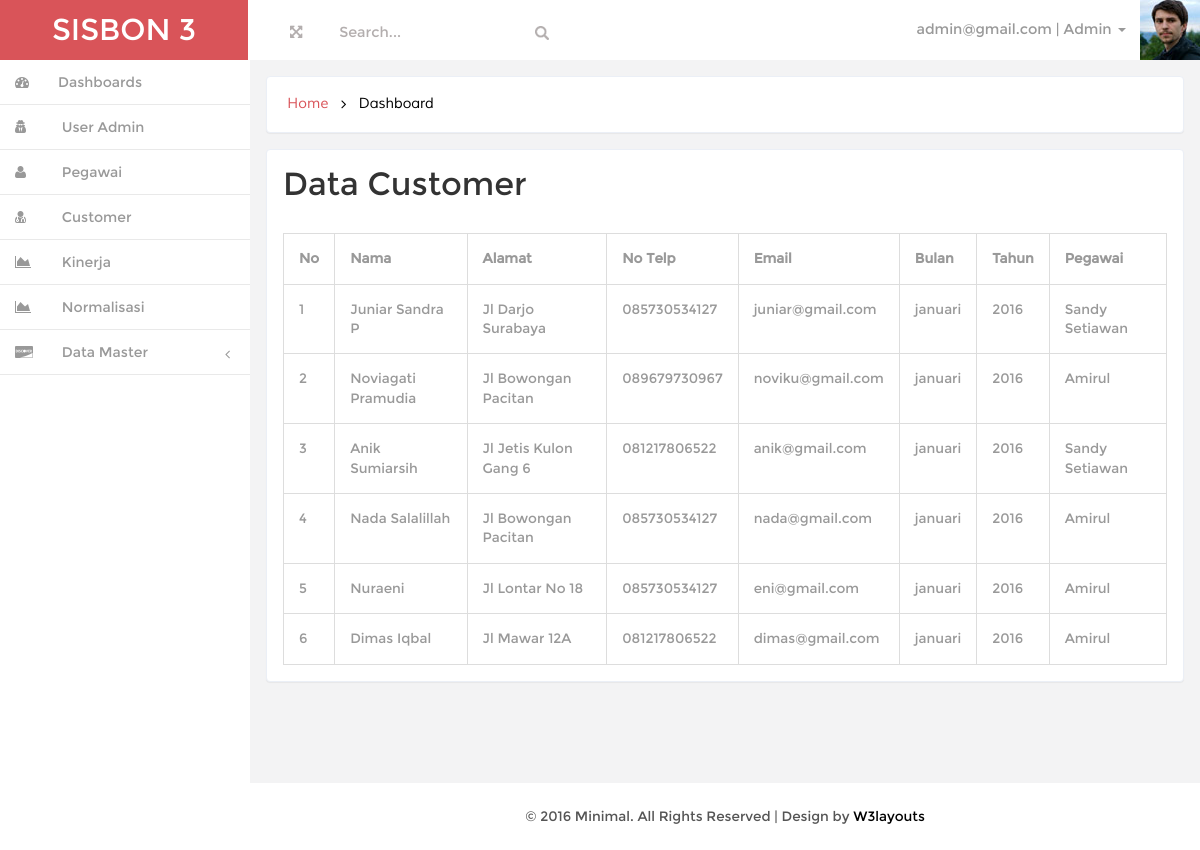
Before: /index.php?page=customer_all (signed in) with the older database file.
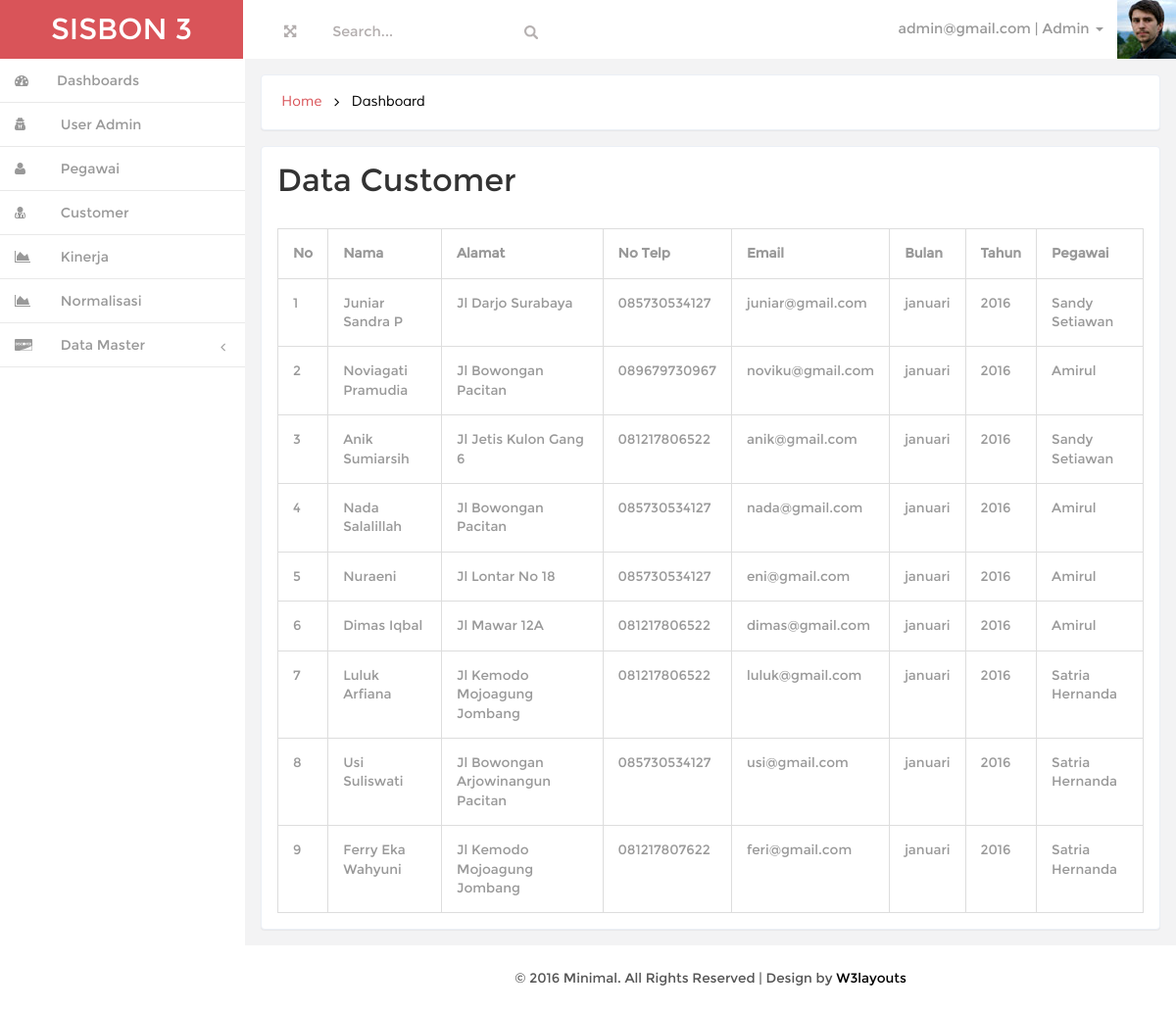
After: the same page with the newer database file.
### tables this page shows
CREATE TABLE IF NOT EXISTS `tbcustomer` (
  `id_customer` int(11) NOT NULL AUTO_INCREMENT,
  `id_pegawai` int(11) NOT NULL,
  `nama` varchar(100) NOT NULL,
  `no_telp` varchar(20) NOT NULL,
  `alamat` text NOT NULL,
  `email` varchar(50) NOT NULL,
  `password` varchar(50) NOT NULL,
  `tgl_input` date NOT NULL,
  `bulan` varchar(20) NOT NULL,
  `tahun` varchar(5) NOT NULL,
  PRIMARY KEY (`id_customer`)
);

CREATE TABLE IF NOT EXISTS `tbpegawai` (
  `id_pegawai` int(11) NOT NULL AUTO_INCREMENT,
  `nama` varchar(100) NOT NULL,
  `tgl_lahir` date NOT NULL,
  `no_telp` varchar(20) NOT NULL,
  `alamat` text NOT NULL,
  `tgl_masuk` date NOT NULL,
  `email` varchar(50) NOT NULL,
  `password` varchar(50) NOT NULL,
  PRIMARY KEY (`id_pegawai`)
);

### class/User.php (called while the page is built, shortened)
<?php
class User
{
    private $admin;
    public function __construct(){
        $admin = new Admin();
        $this->admin = $admin;
        $pegawai = new Pegawai();
        $customer = new Customer();
        if(isset($_SESSION['user_session']))
        {
            if($_SESSION['user_level']=='admin')
            {
                $this->getIdentitasAdmin();
            }
            elseif($_SESSION['user_level']=='pegawai')
            {
                $this->getIdentitasPegawai();
            }
            else
            {
                $this->getIdentitasCustomer();
            }
        }
    }
    public function getIdentitasAdmin()
    {
        $d = $this->admin->getById($_SESSION['user_session']);
        $this->nama_user = $d['nama'];
        $this->email_user = $d['email'];
    }
}

### class/Admin.php (called while the page is built, shortened)
<?php
class Admin implements BaseData
{
    private $conn;
    public function __construct()
    {
        $database = new Koneksi();
        $db = $database->dbKoneksi();
        $this->conn = $db;
    }
    public function getById($id)
    {
        $stmt = $this->conn->prepare("SELECT * FROM tbadmin WHERE id_admin=:uid_admin");
        $stmt->execute(array(':uid_admin'=>$id));
        $userRow=$stmt->fetch(PDO::FETCH_ASSOC);
        return $userRow;
    }
}

### session.php (called while the page is built, shortened)
<?php
$user = new User();

### class/Customer.php (called while the page is built, shortened)
<?php
class Customer implements BaseData
{
    private $conn;
    public function __construct()
    {
        $database = new Koneksi();
        $db = $database->dbKoneksi();
        $this->conn = $db;
    }
    public function getAll()
    {
        try
        {
            $stmt = $this->conn->prepare("SELECT * FROM tbcustomer");
            $stmt->execute();
            $rowCustomer = $stmt->fetchAll(PDO::FETCH_ASSOC);
            return $rowCustomer;
        }
        catch(PDOException $e)
        {
            echo $e->getMessage();
        }
    }
}

### class/Pegawai.php (called while the page is built, shortened)
<?php
class Pegawai implements BaseData
{
    private $conn;
    public function __construct()
    {
        $database = new Koneksi();
        $db = $database->dbKoneksi();
        $this->conn = $db;
    }
    public function getById($id)
    {
       try
       {
           $stmt = $this->conn->prepare("SELECT * FROM tbpegawai WHERE id_pegawai=$id");
           $stmt->execute();
           $rowPegawai = $stmt->fetch(PDO::FETCH_ASSOC);
           return $rowPegawai;
       }
       catch(PDOException $e)
       {
           echo $e->getMessage();
       }
    }
}

### page/customer_all.php (the view)
<?php
$model = new Customer();
$modelPeg = new Pegawai();
?>
<h3 class="head-top">Data Customer</h3>
<table class="table table-bordered table-responsive">
    <tr>
        <th>No</th>
        <th>Nama</th>
        <th>Alamat</th>
        <th>No Telp</th>
        <th>Email</th>
        <th>Bulan</th>
        <th>Tahun</th>
        <th>Pegawai</th>
    </tr>
    <?php
    $no=1;
    foreach($model->getAll() as $data){
        $dataPeg = $modelPeg->getById($data['id_pegawai']);
        ?>
        <tr>
            <td><?=$no++?></td>
            <td><?=$data['nama']?></td>
            <td><?=$data['alamat']?></td>
            <td><?=$data['no_telp']?></td>
            <td><?=$data['email']?></td>
            <td><?=$data['bulan']?></td>
            <td><?=$data['tahun']?></td>
            <td><?=$dataPeg['nama']?></td>
        </tr>
    <?php } ?>
</table>

### index.php (shortened to what this page needs)
<?php
require_once("session.php");
?>
<!DOCTYPE HTML>
<html>
<head>
<link href="css/bootstrap.min.css" rel='stylesheet' type='text/css' />
<link href="css/style.css" rel='stylesheet' type='text/css' />
<link href="css/font-awesome.css" rel="stylesheet">
<link href="css/custom.css" rel="stylesheet">
</head>
<body>
<div id="wrapper">
        <nav class="navbar-default navbar-static-top" role="navigation">
             <div class="navbar-header">
               <h1> <a class="navbar-brand" href="index.php">SISBON <?=SISBON_LEVEL_USER_CUSTOMER?></a></h1>
			   </div>
			 <div class=" border-bottom">
        	<div class="full-left">
        	  <section class="full-top">
				<button id="toggle"><i class="fa fa-arrows-alt"></i></button>
			</section>
			<form class=" navbar-left-right">
              <input type="text"  value="Search..." onfocus="this.value = '';" onblur="if (this.value == '') {this.value = 'Search...';}">
              <input type="submit" value="" class="fa fa-search">
            </form>
            <div class="clearfix"> </div>
           </div>
		    <div class="drop-men" >
		        <ul class=" nav_1">
					<li class="dropdown">
		              <a href="#" class="dropdown-toggle dropdown-at" data-toggle="dropdown"><span class=" name-caret"><?=$user->email_user?> | <?=$user->nama_user?><i class="caret"></i></span><img src="images/wo.jpg"></a>
		            </li>
		        </ul>
		     </div>
			<div class="clearfix">
     </div>
		    <div class="navbar-default sidebar" role="navigation">
                <div class="sidebar-nav navbar-collapse">
                <ul class="nav" id="side-menu">
					<?php include "sidemenu.php" ?>
                </ul>
            </div>
			</div>
        </nav>
        <div id="page-wrapper" class="gray-bg dashbard-1">
       <div class="content-main">
		    <div class="banner">
				<h2>
				<a href="index.html">Home</a>
				<i class="fa fa-angle-right"></i>
				<span>Dashboard</span>
				</h2>
		    </div>
		   <div class="blank">
			   <div class="blank-page">
					<?php
					if(isset($_GET['page']) AND file_exists('page/'.$_GET['page'].'.php')){include "page/".$_GET['page'].'.php';} else {include "page/home.php";}
					?>
			   </div>
		   </div>
<div class="copy">
            <p> &copy; 2016 Minimal. All Rights Reserved | Design by <a href="#" target="_blank">W3layouts</a> </p>
	    </div>
		</div>
       </div>
     </div>
</body>
</html>

### sidemenu.php (shortened to what this page needs)
<?php if($_SESSION['user_level']=='admin'){?>
<li>
    <a href="index.php" class=" hvr-bounce-to-right"><i class="fa fa-dashboard nav_icon "></i><span class="nav-label">Dashboards</span> </a>
</li>
    <li>
        <a href="?page=admin" class=" hvr-bounce-to-right"><i class="fa fa-user-secret nav_icon"></i> <span class="nav-label">User Admin</span> </a>
    </li>
<li>
    <a href="?page=pegawai" class=" hvr-bounce-to-right"><i class="fa fa-user nav_icon"></i> <span class="nav-label">Pegawai</span> </a>
</li>
<li>
    <a href="?page=customer_all" class=" hvr-bounce-to-right"><i class="fa fa-user-md nav_icon"></i> <span class="nav-label">Customer</span> </a>
</li>
    <li>
        <a href="?page=kinerjalistpegawai" class=" hvr-bounce-to-right"><i class="fa fa-area-chart nav_icon"></i> <span class="nav-label">Kinerja</span> </a>
    </li>
    <li>
        <a href="?page=normalisasi" class=" hvr-bounce-to-right"><i class="fa fa-area-chart nav_icon"></i> <span class="nav-label">Normalisasi</span> </a>
    </li>
<li>
    <a href="#" class=" hvr-bounce-to-right"><i class="fa fa-cc-discover nav_icon"></i> <span class="nav-label">Data Master</span><span class="fa arrow"></span></a>
</li>
<?php } ?>

### css/style.css (style rules this page uses)
h4, h5, h6, h1, h2, h3 { margin: 0; }
ul, ol { margin: 0;padding: 0; }
p { margin: 0; }
html, body { font-family:'Montserrat-Regular'; font-size: 100%; background:#F3F3F4; overflow-x: hidden; }
body a { transition:0.5s all; -webkit-transition:0.5s all; -moz-transition:0.5s all; -o-transition:0.5s all; -ms-transition:0.5s all; }
div#wrapper { background-color: #fff; }
.navbar-default.sidebar { background-color: #fff; }
h1 a.navbar-brand { color: #fff !important; font-size: 30px; font-weight: 500; padding: 20px 0px; background: #d95459; text-align: center; width:248px; height: 60px; }
i.nav_icon { color: #fff; margin-right:6px; }
.sidebar ul li a { color: #999; font-size:14px; }
.hvr-bounce-to-right { display: inline-block; vertical-align: middle; -webkit-transform: translateZ(0); transform: translateZ(0); box-shadow: 0 0 1px rgba(0, 0, 0, 0); -webkit-backface-visibility: hidden; backface-visibility: hidden; -moz-osx-font-smoothing: grayscale; position: relative; -webkit-transition-property: color; transition-property: color; -webkit-transition-duration: 0.5s; transition-duration: 0.5s; }
.hvr-bounce-to-right:before { content: ""; position: absolute; z-index: -1; top: 0; left: 0; right: 80%; bottom: 0; background:#7f8c8d; -webkit-transform: scaleX(0); transform: scaleX(0); -webkit-transform-origin: 0 50%; transform-origin: 0 50%; -webkit-transition-property: transform; transition-property: transform; -webkit-transition-duration: 0.5s; transition-duration: 0.5s; -webkit-transition-timing-function: ease-out; transition-timing-function: ease-out; }
.nav > li > a { color: #999; font-weight:500; padding: 0px 20px 0px 0px; font-size: 0.85em; border-bottom: 1px solid #E9E9E9; }
.nav > li > a i { margin-right: 14px; }
i.nav_icon { color: #999; padding: 15px; width: 44px; height: 44px; }
span.fa.arrow { margin-top: 17px; }
@media (min-width: 768px) { #page-wrapper { position: inherit; margin: 0 0 0 240px; min-height: 1000px; } }
a.dropdown-toggle.dropdown-at { border-bottom: none; }
.content-main { background-color: #F3F3F4; padding-top: 1em; }
.full-top { float:left; }
.navbar-left-right { float: left; margin-left: 6%; }
.border-bottom { background-color: #fff; }
.full-left { float: left; width: 40%; margin-left: 3%; margin-top: 1.3em; }
.full-left button { background: none; border: none; outline: none; color: #B3AEAE; font-size: 0.9em; }
.navbar-left-right input[type="text"] { background: none; border: none; outline: none; color:#B3AEAE; font-size: 0.9em; }
.navbar-left-right input[type="submit"] { background: url(../images/search.png) 0px 2px no-repeat; width:16px; height:16px; border: none; outline: none; color:#B3AEAE; font-size: 0.9em; }
.drop-men { float: right; }
.dropdown-at { padding: 0 !important; position: relative; color: #999; font-size: 0.9em; text-decoration: none ; }
.dropdown-at img { margin: 0 0em 0 1em; }
.dropdown, .dropup { display: inline-block; padding:0; }
.banner { background: #fff; display: block; margin: 0em 1em ; padding:1em; border: 1px solid #ebeff6; border-color: #ebeff6; border-radius: 4px; -webkit-border-radius: 4px; -o-border-radius: 4px; -moz-border-radius: 4px; -ms-border-radius: 4px; -webkit-box-shadow: 0 1px 1px rgba(0,0,0,.05); box-shadow: 0 1px 1px rgba(0,0,0,.05); }
.banner h2 { font-size:0.9em; }
.banner h2 a { color:#D95459; text-decoration:none; font-family: 'Muli-Regular'; padding:0.3em ; }
.banner h2 span { color:#000; font-family: 'Muli-Regular'; padding:0.3em ; }
.banner h2 i { color:#000; vertical-align:middle; padding:0.3em ; }
.blank { padding: 1em; min-height: 650px; }
.blank-page { padding: 1em; background: #fff; border: 1px solid #ebeff6; border-radius: 4px; -webkit-border-radius: 4px; -o-border-radius: 4px; -moz-border-radius: 4px; -ms-border-radius: 4px; -webkit-box-shadow: 0 1px 1px rgba(0,0,0,.05); box-shadow: 0 1px 1px rgba(0,0,0,.05); }
h3.head-top { font-size:2em; margin-bottom:1em; }
.table td, .table>tbody>tr>td, .table>tbody>tr>th, .table>tfoot>tr>td, .table>tfoot>tr>th, .table>thead>tr>td, .table>thead>tr>th { padding: 15px !important; font-size: 0.85em; color: #999; border-top: none !important; }
.table { margin-bottom: 0; }
.copy { background:#fff; text-align:center; padding:1.5em 0; }
.copy p, .copy-right p { font-size:0.85em; color:#555; }
.copy p a, .copy-right p a { color:#000; }

Changed rows visible on the page:
added tbcustomer: nama "Luluk Arfiana", alamat "Jl Kemodo Mojoagung Jombang", no_telp "081217806522", email "luluk@gmail.com", bulan "januari", tahun "2016", id_pegawai.nama "Satria Hernanda"
added tbcustomer: nama "Usi Suliswati", alamat "Jl Bowongan Arjowinangun Pacitan", no_telp "085730534127", email "usi@gmail.com", bulan "januari", tahun "2016", id_pegawai.nama "Satria Hernanda"
added tbcustomer: nama "Ferry Eka Wahyuni", alamat "Jl Kemodo Mojoagung Jombang", no_telp "081217807622", email "feri@gmail.com", bulan "januari", tahun "2016", id_pegawai.nama "Satria Hernanda"
